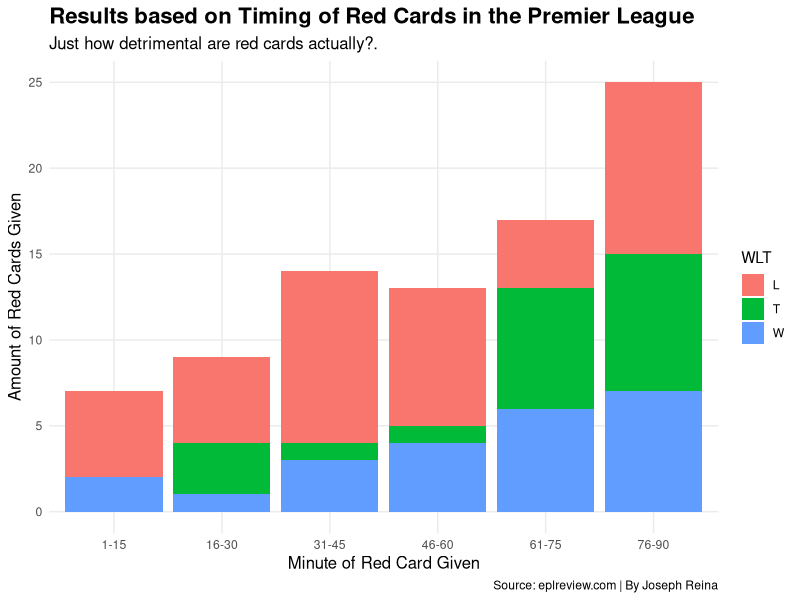
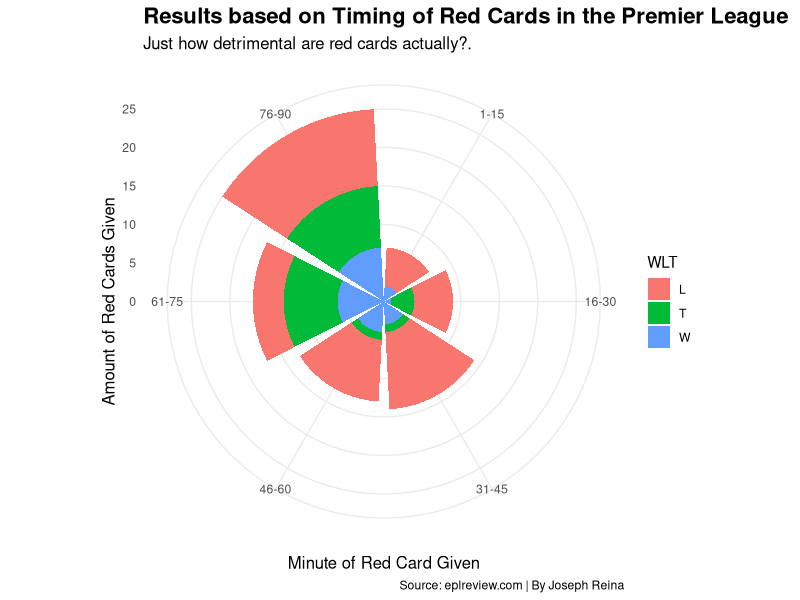

These figures' R source, in order:
## ---- chunk 1
library(tidyverse)
## ---- chunk 2
realfootball<- read_csv("EPLredcard_data.csv")
## ---- chunk 3
realfootball %>% 
  group_by(`Time of Red Cards Given`, WLT) %>%
  summarise(
    total = n())%>% 
  arrange(`Time of Red Cards Given`)
  
## ---- chunk 4
RCD <- realfootball %>%
  group_by(`Time of Red Cards Given`, WLT)%>%
  summarise(
    total = n())
RCD
## ---- chunk 5
RCD %>% 
  separate(`Time of Red Cards Given`, into=c("RegularTime", "AddedTime"), sep="\\+") %>% 
  mutate_all(funs(ifelse(is.na(.), 0, .))) %>% 
  mutate(
    `RegularTime` = as.numeric(gsub("'", "", `RegularTime`, fixed=TRUE)),
    `AddedTime`   = as.numeric(gsub("'", "", `AddedTime`, fixed=TRUE)),
    total_time = `RegularTime` + `AddedTime`
    ) %>% 
  mutate(
    game_section = case_when(
      RegularTime <= 15  ~ "1-15",
      RegularTime >= 16 & RegularTime <= 30 ~ "16-30",
      RegularTime >= 31 & RegularTime <= 45~ "31-45",
      RegularTime >= 46 & RegularTime <= 60~ "46-60",
      RegularTime >= 61 & RegularTime <= 75 ~ "61-75",
      RegularTime >= 76 & RegularTime <= 90 ~ "76-90",
      TRUE ~ as.character(total_time)
      ) 
  ) -> footballredcards

## ---- chunk 6
ggplot(footballredcards, aes(x=game_section, weight=total, fill=WLT)) + 
  geom_bar() +
  labs(
    title="Results based on Timing of Red Cards in the Premier League", 
    x="Minute of Red Card Given", 
    y="Amount of Red Cards Given",  
    subtitle="Just how detrimental are red cards actually?.",
    caption="Source: eplreview.com | By Joseph Reina") +
  theme_minimal()+
  theme(
    plot.title = element_text(size = 16, face = "bold"),
    axis.title = element_text(size = 12), 
    plot.subtitle = element_text(size=12), 
    panel.grid.minor = element_blank()
    )
## ---- chunk 7
ggplot() + geom_bar(data=footballredcards, aes(x=game_section, weight=total, fill=WLT)) + theme_minimal() + coord_polar()+
  labs(
    title="Results based on Timing of Red Cards in the Premier League", 
    x="Minute of Red Card Given", 
    y="Amount of Red Cards Given",  
    subtitle="Just how detrimental are red cards actually?.",
    caption="Source: eplreview.com | By Joseph Reina") +
  theme_minimal()+
  theme(
    plot.title = element_text(size = 16, face = "bold"),
    axis.title = element_text(size = 12), 
    plot.subtitle = element_text(size=12), 
    panel.grid.minor = element_blank()
    )
